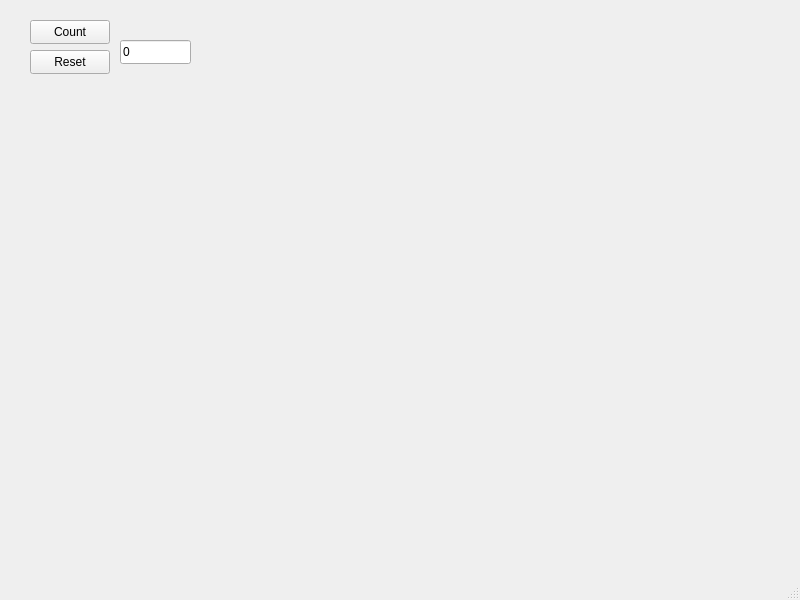
<?xml version="1.0" encoding="UTF-8"?>
<ui version="4.0">
 <class>MainWindow</class>
 <widget class="QMainWindow" name="MainWindow">
  <property name="geometry">
   <rect>
    <x>0</x>
    <y>0</y>
    <width>800</width>
    <height>600</height>
   </rect>
  </property>
  <property name="windowTitle">
   <string>MainWindow</string>
  </property>
  <widget class="QWidget" name="centralwidget">
   <widget class="QPushButton" name="btnCount">
    <property name="geometry">
     <rect>
      <x>30</x>
      <y>20</y>
      <width>80</width>
      <height>24</height>
     </rect>
    </property>
    <property name="text">
     <string>Count</string>
    </property>
   </widget>
   <widget class="QPushButton" name="btnReset">
    <property name="geometry">
     <rect>
      <x>30</x>
      <y>50</y>
      <width>80</width>
      <height>24</height>
     </rect>
    </property>
    <property name="text">
     <string>Reset</string>
    </property>
   </widget>
   <widget class="QLineEdit" name="textCount">
    <property name="geometry">
     <rect>
      <x>120</x>
      <y>40</y>
      <width>71</width>
      <height>24</height>
     </rect>
    </property>
    <property name="text">
     <string>0</string>
    </property>
   </widget>
  </widget>
  <widget class="QMenuBar" name="menubar">
   <property name="geometry">
    <rect>
     <x>0</x>
     <y>0</y>
     <width>800</width>
     <height>21</height>
    </rect>
   </property>
  </widget>
  <widget class="QStatusBar" name="statusbar"/>
 </widget>
 <resources/>
 <connections/>
</ui>
